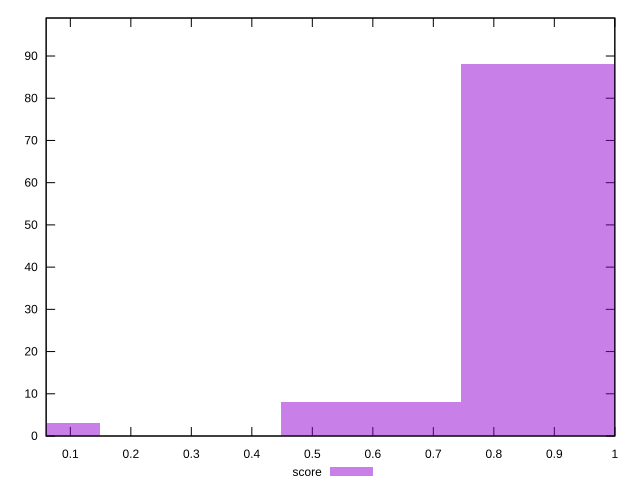

This chart was generated by the following gnuplot code:
reset

$score <<EOF
0 3
0.596554370867338 8
0.894831556301007 88
EOF

set key outside below
set boxwidth 0.298277185433669
set xrange [0.06:1]
set yrange [0:99]
set trange [0:99]
set style fill transparent solid 0.5 noborder
set terminal svg size 640, 490 enhanced background rgb 'white'
set output "report/report_00029_2021-02-24T13-36-40.390Z/total-blocking-time/samples/card/score/histogram.svg"

plot $score title "score" with boxes

reset
